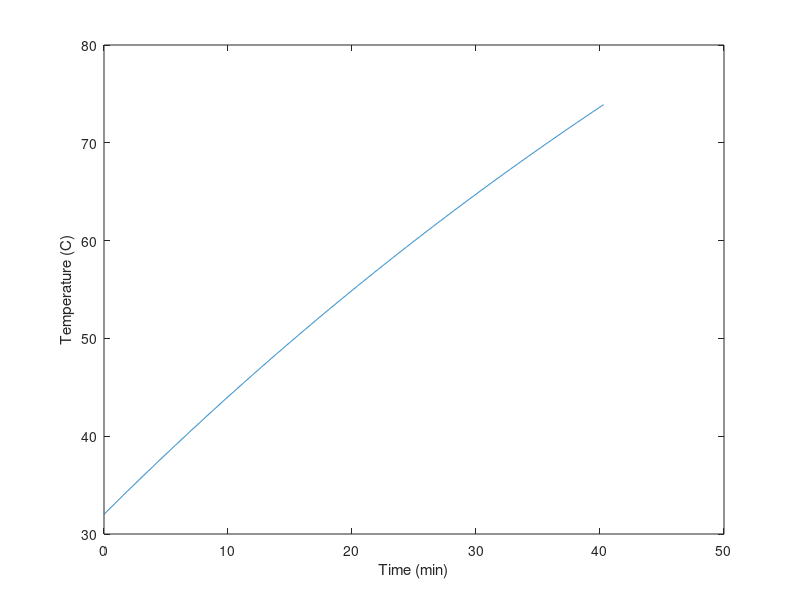

The MATLAB source for this figure:
clc;


%% Variables
Ti = 32; % deg celsius
Tinf = 42; % deg celsius
m = 22*10^-3; % mass of the copper in kg
c = 385; %; %W/m-K ??? should be J/kg-K 385 -> copper; 1007 -> air
h_bar = 4; % guess, W/m-K turns out 4 is quite accurate instead of 15
%So basically: 4 is what I found to be a reasonable value
% 4 must be a good estimate because the flow rate is so small!
As = 0.791*0.838*0.0254^2*2; % surface area of the busbar; two times the Surface Area

%%

qbat = 0.4;
Tss = qbat/(h_bar*As)+Tinf;
tt = 2*m*c/(h_bar*As);

AccelDeccelValues = [5.5, 5.5, 5.5, 5.5, 5.5, 0, 0, 0, 0, 0, 0, 0, 4.5, 4.5, 4.5, 0, 0, 0, 0, 0, 5.5, 5.5, 5.5, 0, 0, 0, 0, 0, 0, 0, 0, 0, 0, 4.5, 4.5, 4.5, 0, 0, 0, 0, 0, 0, 0, 0, 0, 0, 0, 0, 0, 0, 0];
vector = AccelDeccelValues;
i = 0;
j = 0;
k = 0;
Temp = [];
tempcounter = 0;
otimecounter = 0;
timevector = [];
laps = 0;
while laps <= 30
    while i < length(vector)
        if i > 0
                Ti_new = Temp(end);
        end
        
        if vector(i+1) > 0
            t_on_accel = abs(vector(i+1));
            timecounter = 0;
            while j < t_on_accel
                if i == 0 && laps == 0
                    Temp(tempcounter+1) = (Ti - Tss)*exp(-timecounter/tt)+Tss;
                else
                    Temp(tempcounter+1) = (Ti_new - Tss)*exp((-timecounter)/tt)+Tss;
                end
                timevector(tempcounter+1) = otimecounter;
                tempcounter = tempcounter + 1;
                otimecounter = otimecounter + 1;
                timecounter = timecounter + 1;
                j = j + 1;
            end
            j = 0;

        else
            t_on_deccel = abs(vector(i+1));
            timecounter = 0;
            while k < t_on_deccel
                if i == 0 && laps == 0
                    Temp(tempcounter+1) = (Ti - Tinf)*exp(-(h_bar*As)/(m*c)*timecounter) + Tinf;
                else
                    Temp(tempcounter+1) = (Ti_new-Tinf)*exp(-(h_bar*As)/(m*c)*(timecounter)) + Tinf;
                end
                timevector(tempcounter+1) = otimecounter;
                tempcounter = tempcounter + 1;
                otimecounter = otimecounter + 1;
                timecounter = timecounter + 1;
                k = k + 1;
            end
            k = 0;

        end

        i = i + 1;
    end
    i = 0;
    laps = laps + 1;
end

time = timevector/60;
figure(1)
plot(time, Temp);
xlabel('Time (min)');
ylabel('Temperature (C)');
